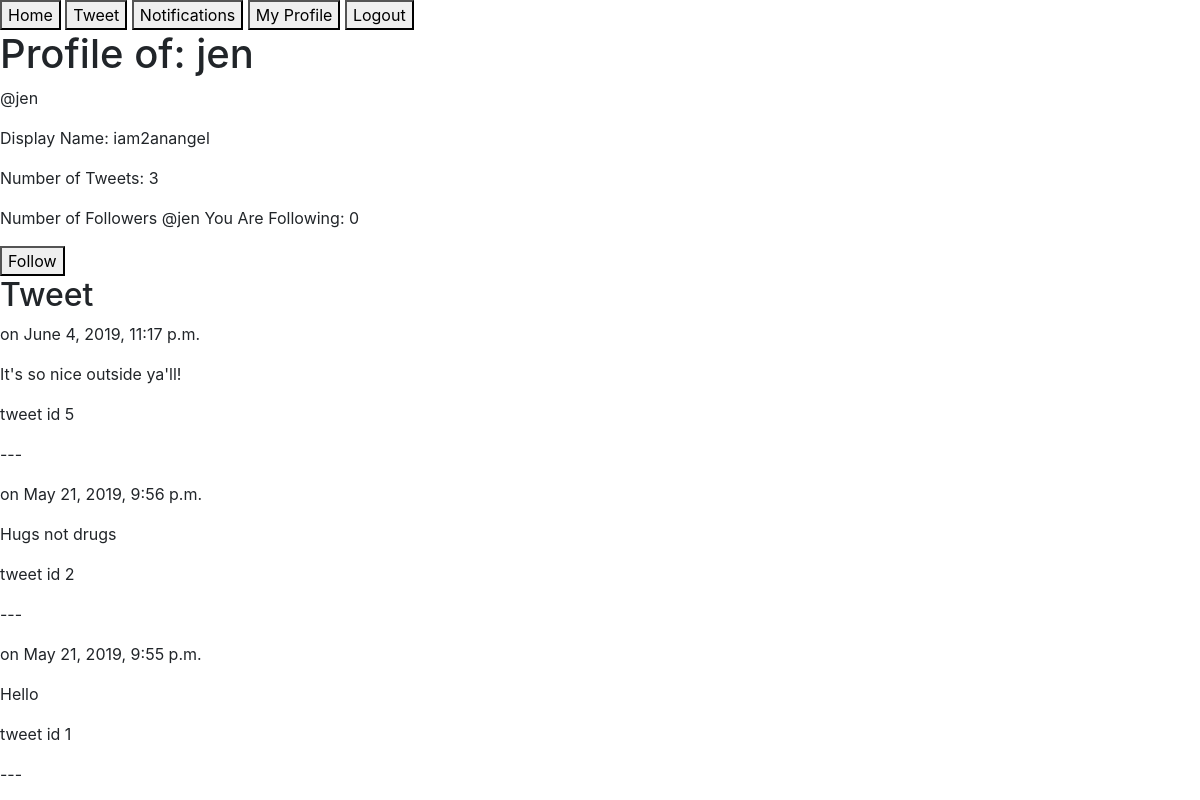
Page /jen/ (signed in) on the committed database.
### twitterclone/twitteruser/models.py (models this page shows)
class TwitterUser(models.Model):
    username = models.CharField(max_length=50)
    display_name = models.CharField(max_length=50)
    following = models.ManyToManyField("self", symmetrical=False, blank=True)
    user = models.OneToOneField(User, on_delete=models.CASCADE)
    def __str__(self):
        return self.user.username

### twitterclone/tweet/models.py (models this page shows)
class Tweet(models.Model):
    user = models.ForeignKey(
        TwitterUser, on_delete=models.CASCADE)
    tweet = models.CharField(max_length=140)
    date = models.DateTimeField(default=timezone.now)

### twitterclone/twitteruser/views.py (the view)
# urls.py: path("<str:username>/", profile_view),
def profile_view(request, username):
    html = "twitteruser.html"
    targeteduser = TwitterUser.objects.filter(username=username).first()
    targeteduser_tweets = Tweet.objects.filter(
        user=targeteduser).order_by("-date")
    num_tweets = len(targeteduser_tweets)
    num_followers = targeteduser.following.count()
    follow_status_button = None
    data = {}
    if request.user.is_authenticated:
        currentuser = TwitterUser.objects.filter(
            username=request.user.twitteruser).first()
        notifications = Notification.objects.filter(username=currentuser).count()
        if targeteduser not in currentuser.following.get_queryset():
            follow_status_button = "Follow"
        else:
            follow_status_button = "Unfollow"
        data = {"targeteduser": targeteduser, "tweets": targeteduser_tweets,
                "num_tweets": num_tweets,
                "follow_status_button": follow_status_button,
                "num_followers": num_followers,
                "notifications": notifications}
    else:
        data = {"targeteduser": targeteduser, "tweets": targeteduser_tweets,
                "num_tweets": num_tweets, "num_followers": num_followers}
    return render(request, html, data)

### twitterclone/templates/twitteruser.html (shortened to what this page needs)
<!DOCTYPE html>
<html lang="en">
    <head>
        <link rel="stylesheet" href="https://stackpath.bootstrapcdn.com/bootstrap/4.1.3/css/bootstrap.min.css"
>
    </head>
    <body>
        {% include "navbar.html" %}
        <h1>Profile of: {{ targeteduser.username }}</h1>
        <p>@{{ targeteduser }}</p>
        <p>Display Name: {{ targeteduser.display_name }}</p>
        <p>Number of Tweets: {{ num_tweets }}</p>
        <p>Number of Followers @{{ targeteduser }} You Are Following: {{ num_followers }}</p>
        {% if targeteduser.username != request.user.username %}
        <a href="/follow/{{ targeteduser.username }}">
            <button>{{ follow_status_button }}</button>
        </a>
        {% else %}
        <p>Number of Notifications: {{ notifications }}</p>
        {% endif %}
        {% include "tweets.html" %}
    </body>
</html>

### twitterclone/templates/tweets.html
<h2>Tweet</h2>
{% for t in tweets %}
<p>{{ t.username }} on {{ t.date }}</p>
<p>{{ t.tweet }}</p>
<p>tweet id {{ t.id }}</p>
<p>---</p>
{% endfor %}

### rows in the picture
TwitterUser: username "jen", user.username "jen", display_name "iam2anangel"
Tweet: date "June 4, 2019, 11:17 p.m.", tweet "It's so nice outside ya'll!", id "5"
Tweet: date "May 21, 2019, 9:56 p.m.", tweet "Hugs not drugs", id "2"
Tweet: date "May 21, 2019, 9:55 p.m.", tweet "Hello", id "1"

### other values in the picture
{{ num_tweets }} "3"
{{ num_followers }} "0"
{{ follow_status_button }} "Follow"
